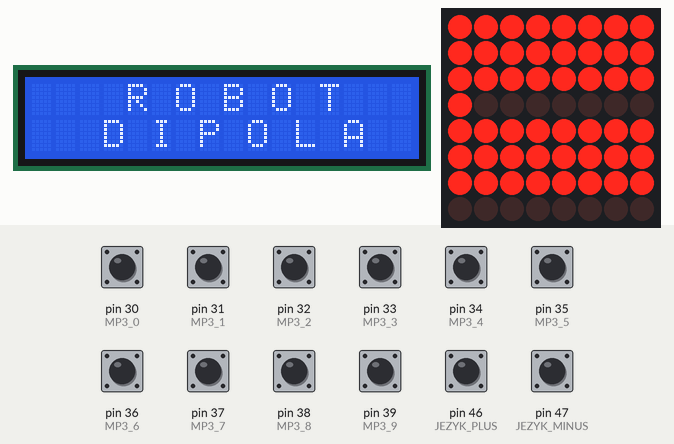
Bench run of a sketch on a simulated Arduino Mega 2560, built with avr-gcc and run on an emulated ATmega2560. Parts: 16×2 character LCD, 8×8 LED matrix. The test bench sets the inputs (shaded band); at power-on: pin 30 (MP3_0), pin 31 (MP3_1), pin 32 (MP3_2), pin 33 (MP3_3), pin 34 (MP3_4), pin 35 (MP3_5), pin 36 (MP3_6), pin 37 (MP3_7), pin 38 (MP3_8), pin 39 (MP3_9), pin 46 (JEZYK_PLUS), pin 47 (JEZYK_MINUS) HIGH. What the sketch prints to the serial monitor is not drawn.

Above: at 1.2 s.
1.3 s: pin 31 (MP3_1) pulled LOW for 0.15 s
At 1.4 s:
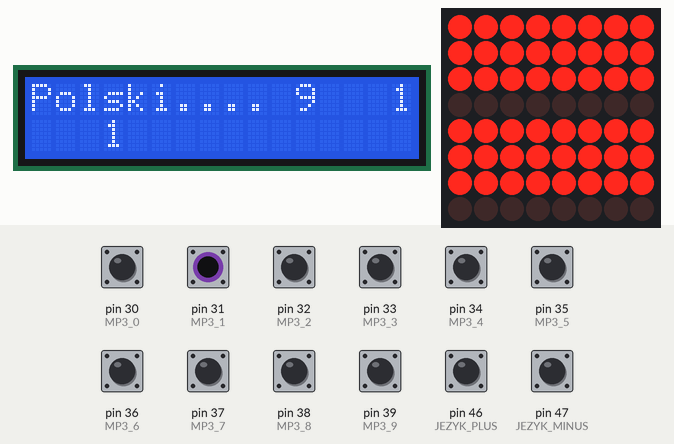
3.1 s: pin 32 (MP3_2) pulled LOW for 0.15 s
At 3.22 s:
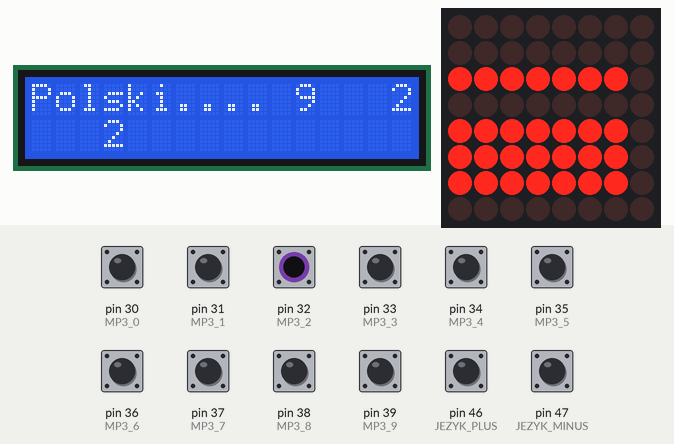
5.0 s: pin 33 (MP3_3) pulled LOW for 0.15 s
At 5.1 s:
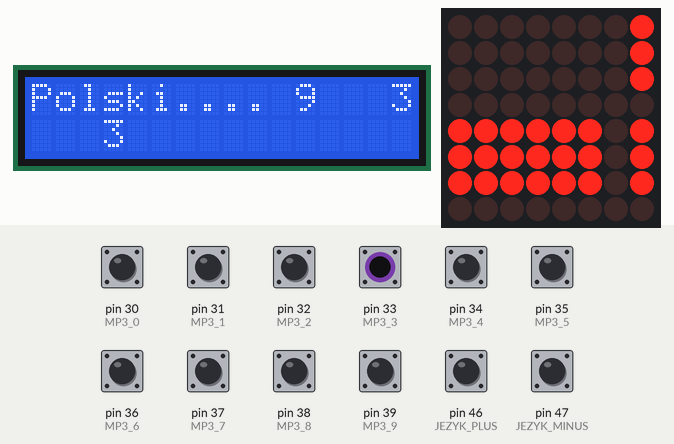
6.8 s: pin 34 (MP3_4) pulled LOW for 0.15 s
At 6.92 s:
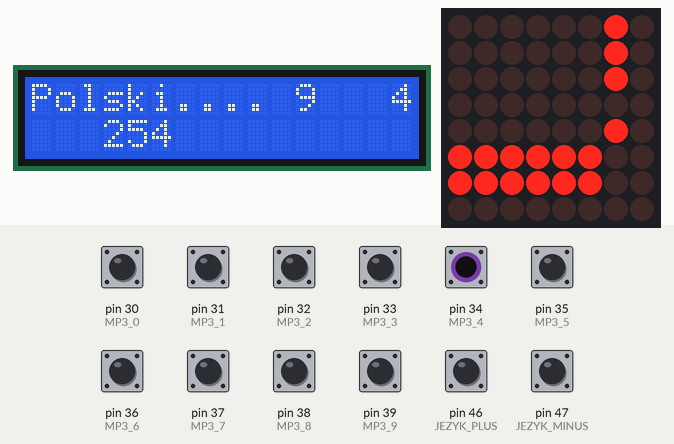
8.6 s: pin 35 (MP3_5) pulled LOW for 0.15 s
At 8.68 s:
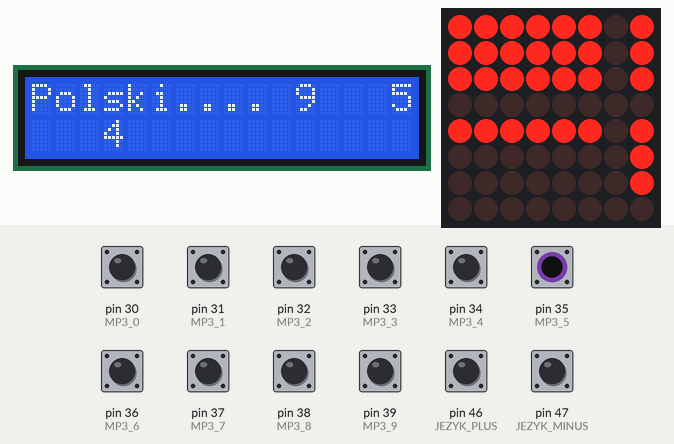
10.4 s: pin 36 (MP3_6) pulled LOW for 0.15 s
At 10.5 s:
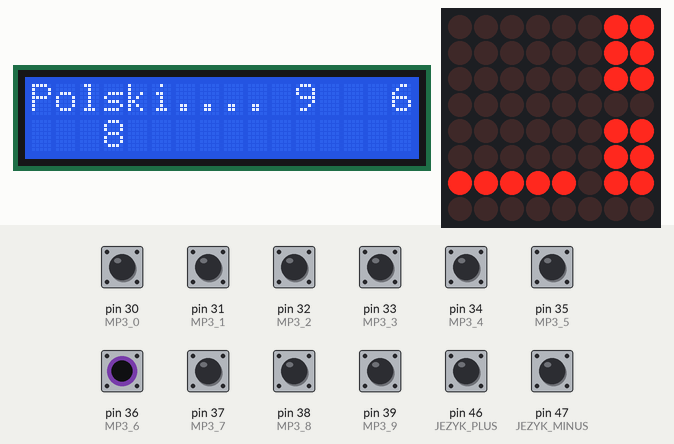

The sketch:

Robot_mega.ino
```cpp
#include <LedControl.h>  //  BIBLIOTEKA LED MATRIX
#include <LiquidCrystal.h> //  BIBLIOTEKA WYSWIETLACZA LCD

LiquidCrystal lcd(2, 3, 4, 5, 6, 7); //DEFINICJA MAGISTRALI DANYCH LCD

LedControl lc=LedControl(12,11,10,1); //


//define ILOSC_PRZYCISKOW 8
//int g_wersja_mp3[ILOSC_PRZYCISKOW+1];

const char g_jezyki[12][12] = {"Polski.... ","Angielski. ","Chinski... ","Niemiecki. ","Slonski... ","Kaszubski. ","Rosyjski.. ","Wloski.....","Rumunski.. ","Czeski.... ","Slowacki...","Portugalski"};
const char emp[1][5] = {"mp3 "};
static int facet=0, laska=0, cisza=0, piosenka1=0, piosenka2=0;

void setup() {
////
 lc.shutdown(0,false);// turn off power saving, enables display
 lc.setIntensity(0,3);// sets brightness (0~15 possible values)
 lc.clearDisplay(0);// clear screen
////


 LedControl lc=LedControl(2,5,4,1); //
 //JAK POLACZYC ARDUINO Z MP3 TRIGGER
 //     Ardu ---  Mp3Trigger
 //  0   RX  ---  TX
 //  1   TX  ---  RX
 //     GND  ---  GND
 lc.shutdown(0,false);// turn off power saving, enables display
 lc.setIntensity(0,1);// sets brightness (0~15 possible values)
 lc.clearDisplay(0);// clear screen

 lcd.begin(16, 2);    //DEKLARACJA TYPU LCD
 lcd.setCursor(0, 0); //POZYCJA KURSORA
 lcd.print("    R O B O T");  //TEKST NA LCD
 lcd.setCursor(0, 1);
 lcd.print("   D I P O L A");

 //INICJALIZACJA PORTU
 Serial.begin(38400); //MP3 TRIGGER WYMAGA PREDKOSCI PORTU: 38400
 Serial1.begin(38400);

 //DEFINICJA PRZYCISKOW ODPOWIEDZIALNYCH ZA DANY JEZYK (NR PINU NA PLYTCE)
 pinMode(46, INPUT_PULLUP); // JEZYK PLUS
 pinMode(47, INPUT_PULLUP); // JEZYK MINUS

 //DEFINICJA PRZYCISKOW NA PILOCIE (NR PINU NA PLYTCE)
 pinMode(30, INPUT_PULLUP); // MP3_0
 pinMode(31, INPUT_PULLUP); // MP3_1
 pinMode(32, INPUT_PULLUP); // MP3_2
 pinMode(33, INPUT_PULLUP); // MP3_3
 pinMode(34, INPUT_PULLUP); // MP3_4
 pinMode(35, INPUT_PULLUP); // MP3_5
 pinMode(36, INPUT_PULLUP); // MP3_6
 pinMode(37, INPUT_PULLUP); // MP3_7
 pinMode(38, INPUT_PULLUP); // MP3_8
 pinMode(39, INPUT_PULLUP); // MP3_9


}

int sprawdz_jezyk() {
 static int jezyk=0, jezyk_przycisk=0;


 if (digitalRead(46) == LOW) {
   if(jezyk_przycisk != 1)
     jezyk = (jezyk+1)%6; //po znaku % wpisac ilosc jezykow
   jezyk_przycisk=1;
   lc.clearDisplay(0);// clear screen
    LedControl lc=LedControl(12,11,10,1); //
   lc.setIntensity(0,3);// sets brightness (0~15 possible values)
   lc.clearDisplay(0);// clear screen
   lc.shutdown(0,true);
   lc.shutdown(0,false);
   delay(100);
 }else if (digitalRead(47) == LOW){
   if(jezyk_przycisk != 2){
     jezyk = jezyk-1;
     if(jezyk < 0)
       jezyk = 5; // tu wpisac ilosc jezykow minus 1
   }
   jezyk_przycisk=2;
   lc.clearDisplay(0);// clear screen
    LedControl lc=LedControl(12,11,10,1); //
   lc.setIntensity(0,3);// sets brightness (0~15 possible values)
   lc.clearDisplay(0);// clear screen
   lc.shutdown(0,true);
   lc.shutdown(0,false);
   delay(100);
    }else if (digitalRead(30) == LOW){
   {
     jezyk = 0;

   }
   jezyk_przycisk=2;
   lc.clearDisplay(0);// clear screen
    LedControl lc=LedControl(12,11,10,1); //
   lc.setIntensity(0,3);// sets brightness (0~15 possible values)
   lc.clearDisplay(0);// clear screen
   lc.shutdown(0,true);
   lc.shutdown(0,false);
   delay(100);
 }else{
   jezyk_przycisk=0;
 }

 return jezyk;
}

int sprawdz_przycisk(){ //FUNKCJA SPRAWDZA GUZIK
 int przycisk=1;
 for(int i=31; i<=39; i++){
   if(digitalRead(i) == LOW)
     return przycisk;
   przycisk++;
 }
 return -1;
}

void update_lcd(int jezyk, int przycisk, int mp3, int pokaz_wszystko) {
   lcd.clear();
   //lcd.begin(16, 2); //DEKLARACJA LCD
   lcd.setCursor(0, 0); //USTAWIENIE KURSORA NA LCD
   lcd.print(g_jezyki[jezyk]);
   lcd.print(9+jezyk);
   if(pokaz_wszystko != 0){
     lcd.setCursor(3,1); //LCD NR. MP3
     lcd.print(mp3);
     lcd.setCursor(15,0); //LCD NR. GUZIKA NA PILOCIE
     lcd.print(przycisk);
   }
}

void kolejna_zmiana_led( int jezyk, int mp3 ){
 static int wlaczony[8]={0,0,0,0,0,0,0,0};
 static int poz=0;
 const int led_map[8] = {0,1,2,3,4,5,6};
/*
 for(int i=0; i<8; i++){
   if(wlaczony[poz] == 0)
     lc.setLed(0,poz,i,true);
   else
     lc.setLed(0,poz,i,false);
 }*/

 if(wlaczony[poz]==0){
   wlaczony[poz]=1;

    if(poz!=3){lc.setRow(0, led_map[poz], 255-mp3 );}
    lc.setRow(0, 3, 0);
    //lc.setRow(0, 3, pow ( 2, jezyk)-1);
   //switch on the led in the 3'rd row 8'th column of the device at addr=0
   lc.setLed(0,3,jezyk,true);
   //Serial.write("wlacz row ");
 }else{
   wlaczony[poz]=0;
   if(poz!=3){lc.setRow(0, led_map[poz], mp3-1);}
   //lc.setRow(0, 3, 256 - pow( 2, jezyk));
   //Serial.write("wylacz row ");
   //switch on the led in the 3'rd row 8'th column of the device at addr=0

   lc.setLed(0,3,jezyk,false);

 }

 //Serial.println(poz,HEX);
 poz = (poz+1)%7;
}

void loop() {


 static int old_jezyk=0, mp3=0, wyswietlany_przycisk=0, old_przycisk=-1;
 static int pierwsza_aktualizacja_lcd=0, przycisk_uzyty=0;
 int jezyk = sprawdz_jezyk();
 int przycisk = sprawdz_przycisk();
 kolejna_zmiana_led( jezyk, mp3 );

 if(jezyk!=old_jezyk || (pierwsza_aktualizacja_lcd == 0 && millis() > 2000 && przycisk_uzyty==0)) {
   pierwsza_aktualizacja_lcd = 1;
   update_lcd(jezyk, wyswietlany_przycisk, mp3, przycisk_uzyty);
   old_jezyk = jezyk;
 }

 if (przycisk != -1 && przycisk != old_przycisk) {
   przycisk_uzyty=1;
   //g_wersja_mp3[przycisk] = (g_wersja_mp3[przycisk]+1)%4;
   if (przycisk==1) {
    mp3=1+20*jezyk;
   } else if (przycisk==2) {
    mp3=2+20*jezyk;
   }else if(przycisk==3) {
    mp3=3+20*jezyk;
   }else if(przycisk==4) {
    mp3=254+cisza%3;
    cisza=cisza+1;
   }else if(przycisk==5) {
    mp3=4+facet%4+20*jezyk;
    facet=facet+1;
   }else if(przycisk==6) {
    mp3=8+laska%4+20*jezyk;
    laska=laska+1;
   }else if(przycisk==7) {
    mp3=12+piosenka1%4+20*jezyk;
    piosenka1=piosenka1+1;
   }else if(przycisk==8) {
    mp3=16+piosenka2%4+20*jezyk;
    piosenka2=piosenka2+1;
   }else if(przycisk==9) {
    mp3=253;

   }


   update_lcd(jezyk, przycisk, mp3, 1);
   wyswietlany_przycisk = przycisk;
   LedControl lc=LedControl(12,11,10,1); //
   lc.setIntensity(0,3);// sets brightness (0~15 possible values)
   lc.clearDisplay(0);// clear screen
   lc.shutdown(0,true);
   lc.shutdown(0,false);

   Serial.print("t");
   Serial.write( mp3 ); //WYSYLANIE NUMERU MP3 DO TRIG.

 //lc.shutdown(0,false);// turn off power saving, enables display
   lc.setIntensity(0,5);// sets brightness (0~15 possible values)
   lc.clearDisplay(0);// clear screen
   delay(60);
 }

 old_przycisk = przycisk;
 delay(60);

}
```
